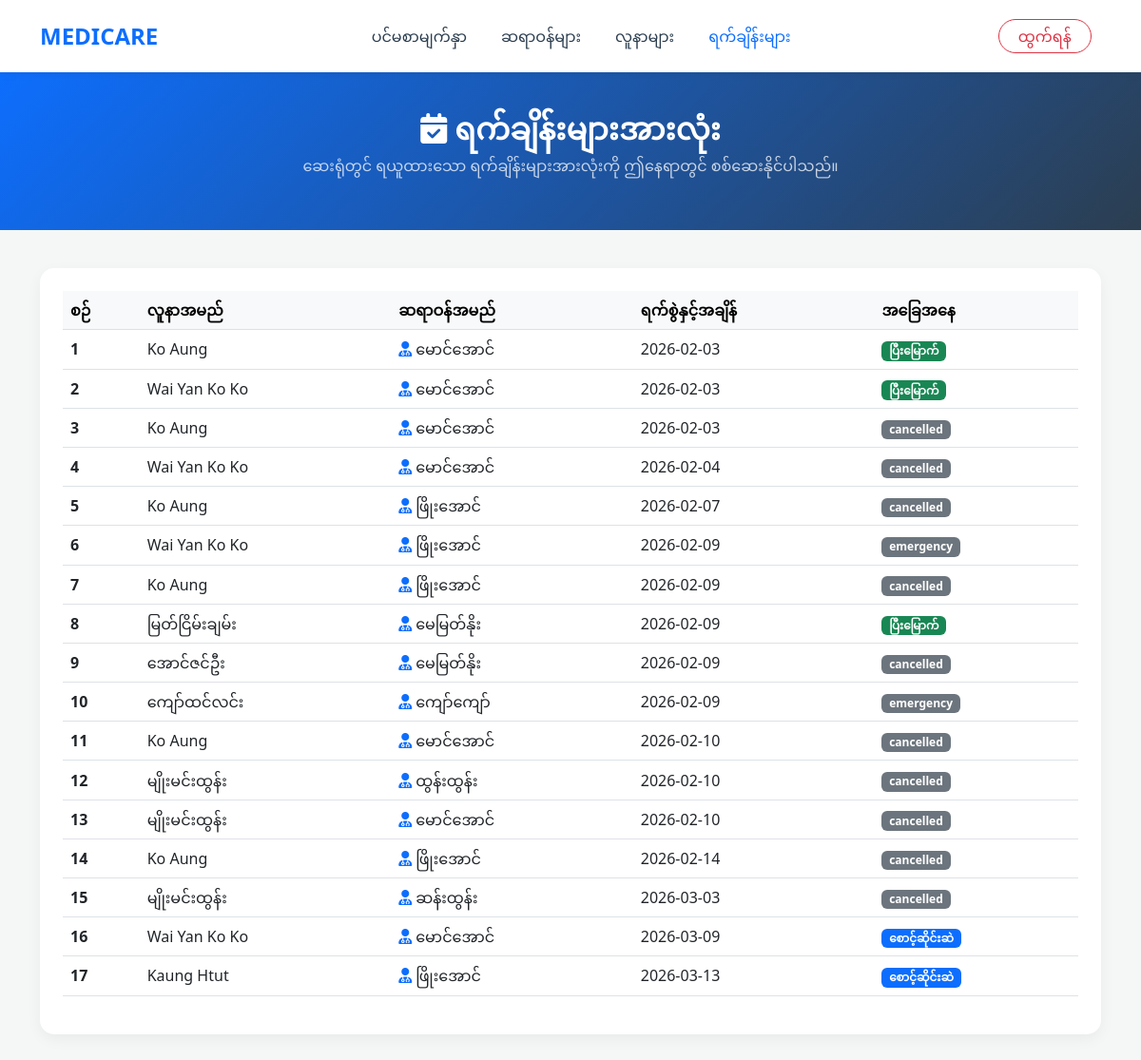
The app's page /admin/appointments (signed in) with its own data.
### tables this page shows
CREATE TABLE appointments (
    id INTEGER PRIMARY KEY AUTOINCREMENT,
    user_id INTEGER,
    doctor_id INTEGER,
    booking_time DATETIME,
    status TEXT DEFAULT 'booked',
    FOREIGN KEY (user_id) REFERENCES users (id),
    FOREIGN KEY (doctor_id) REFERENCES users (id)
);

CREATE TABLE users (
    id INTEGER PRIMARY KEY AUTOINCREMENT,
    role TEXT NOT NULL CHECK(role IN ('admin', 'doctor', 'patient')),
    full_name TEXT NOT NULL,
    email TEXT NOT NULL UNIQUE,
    password_hash TEXT NOT NULL,
    city TEXT,
    created_at TEXT DEFAULT (datetime('now'))
, phone TEXT, specialty TEXT, status TEXT DEFAULT 'Available');

### app.py (the view)
@app.route('/admin/appointments')
def manage_appointments():
    if 'role' in session and session['role'] == 'admin':
        conn = get_db_connection()
        query = '''
            SELECT a.id, a.booking_time, a.status,
                   u1.full_name as patient_name,
                   u2.full_name as doctor_name
            FROM appointments a
            JOIN users u1 ON a.user_id = u1.id
            JOIN users u2 ON a.doctor_id = u2.id
            ORDER BY a.booking_time ASC
        '''
        appointments = conn.execute(query).fetchall()
        conn.close()
        return render_template('admin_appointments.html', appointments=appointments)
    return redirect(url_for('login_page'))

### app.py (called while the page is built)
def get_db_connection():
    conn = sqlite3.connect('Healthcare.db')
    conn.row_factory = sqlite3.Row
    return conn

### templates/admin_appointments.html (shortened to what this page needs)
<!DOCTYPE html>
<html lang="my">
<head>
    <link rel="stylesheet" href="https://cdn.jsdelivr.net/npm/bootstrap@5.3.0/dist/css/bootstrap.min.css">
    <link rel="stylesheet" href="https://cdnjs.cloudflare.com/ajax/libs/font-awesome/6.0.0/dist/css/all.min.css">
</head>
<body>
    <nav class="navbar navbar-expand-lg sticky-top">
        <div class="container">
            <a class="navbar-brand" href="/admin">MEDICARE</a>
            <div class="collapse navbar-collapse" id="navbarNav">
                <ul class="navbar-nav mx-auto">
                    <li class="nav-item"><a class="nav-link" href="/admin">ပင်မစာမျက်နှာ</a></li>
                    <li class="nav-item"><a class="nav-link" href="/admin/doctors">ဆရာဝန်များ</a></li>
                    <li class="nav-item"><a class="nav-link" href="/admin/patients">လူနာများ</a></li>
                    <li class="nav-item"><a class="nav-link active" href="/admin/appointments">ရက်ချိန်းများ</a></li>
                </ul>
                <a href="/logout" class="logout-btn nav-link">ထွက်ရန်</a>
            </div>
        </div>
    </nav>
    <div class="hero-banner">
        <div class="container">
            <h2 class="fw-bold"><i class="fas fa-calendar-check me-2"></i>ရက်ချိန်းများအားလုံး</h2>
            <p class="opacity-75">ဆေးရုံတွင် ရယူထားသော ရက်ချိန်းများအားလုံးကို ဤနေရာတွင် စစ်ဆေးနိုင်ပါသည်။</p>
        </div>
    </div>
    <div class="container">
        <div class="card p-4 mb-5">
            <div class="table-responsive">
                <table class="table table-hover align-middle">
                    <thead class="table-light">
                        <tr>
                            <th>စဉ်</th>
                            <th>လူနာအမည်</th>
                            <th>ဆရာဝန်အမည်</th>
                            <th>ရက်စွဲနှင့်အချိန်</th>
                            <th>အခြေအနေ</th>
                        </tr>
                    </thead>
                    <tbody>
                        {% for appt in appointments %}
                        <tr>
                            <td class="fw-bold">{{ loop.index }}</td> <td>{{ appt['patient_name'] }}</td>
                            <td><i class="fas fa-user-md me-1 text-primary"></i>{{ appt['doctor_name'] }}</td>
                            <td>{{ appt['booking_time'] }}</td>
                            <td>
                                {% if appt['status'] == 'booked' %}
                                    <span class="badge bg-primary">စောင့်ဆိုင်းဆဲ</span>
                                {% elif appt['status'] == 'completed' %}
                                    <span class="badge bg-success">ပြီးမြောက်</span>
                                {% else %}
                                    <span class="badge bg-secondary">{{ appt['status'] }}</span>
                                {% endif %}
                            </td>
                        </tr>
                        {% endfor %}
                    </tbody>
                </table>
            </div>
        </div>
    </div>
</body>
</html>

### templates/admin_appointments.html (style rules this page uses)
body { background-color: #f4f7f6; font-family: 'Segoe UI', 'Pyidaungsu', sans-serif; }
.navbar { background: #ffffff; box-shadow: 0 2px 10px rgba(0,0,0,0.05); padding: 15px 0; }
.navbar-brand { font-weight: bold; color: #0d6efd !important; font-size: 24px; }
.nav-link { color: #2c3e50 !important; font-weight: 500; margin: 0 10px; }
.nav-link:hover, .nav-link.active { color: #0d6efd !important; }
.logout-btn { border: 1px solid #dc3545; color: #dc3545 !important; border-radius: 20px; padding: 5px 20px !important; }
.hero-banner { background: linear-gradient(135deg, #0d6efd, #2c3e50); color: white; padding: 40px 0; text-align: center; margin-bottom: 40px; }
.card { border: none; border-radius: 15px; box-shadow: 0 5px 15px rgba(0,0,0,0.05); }

### records on screen
appointments: patient_name "Ko Aung", doctor_name "မောင်အောင်", booking_time "2026-02-03", status "ပြီးမြောက်"
appointments: patient_name "Wai Yan Ko Ko", doctor_name "မောင်အောင်", booking_time "2026-02-03", status "ပြီးမြောက်"
appointments: patient_name "Ko Aung", doctor_name "မောင်အောင်", booking_time "2026-02-03", status "cancelled"
appointments: patient_name "Wai Yan Ko Ko", doctor_name "မောင်အောင်", booking_time "2026-02-04", status "cancelled"
appointments: patient_name "Ko Aung", doctor_name "ဖြိုးအောင်", booking_time "2026-02-07", status "cancelled"
appointments: patient_name "Wai Yan Ko Ko", doctor_name "ဖြိုးအောင်", booking_time "2026-02-09", status "emergency"
appointments: patient_name "Ko Aung", doctor_name "ဖြိုးအောင်", booking_time "2026-02-09", status "cancelled"
appointments: patient_name "မြတ်ငြိမ်းချမ်း", doctor_name "မေမြတ်နိုး", booking_time "2026-02-09", status "ပြီးမြောက်"
appointments: patient_name "အောင်ဇင်ဦး", doctor_name "မေမြတ်နိုး", booking_time "2026-02-09", status "cancelled"
appointments: patient_name "ကျော်ထင်လင်း", doctor_name "ကျော်ကျော်", booking_time "2026-02-09", status "emergency"
appointments: patient_name "Ko Aung", doctor_name "မောင်အောင်", booking_time "2026-02-10", status "cancelled"
appointments: patient_name "မျိုးမင်းထွန်း", doctor_name "ထွန်းထွန်း", booking_time "2026-02-10", status "cancelled"
appointments: patient_name "မျိုးမင်းထွန်း", doctor_name "မောင်အောင်", booking_time "2026-02-10", status "cancelled"
appointments: patient_name "Ko Aung", doctor_name "ဖြိုးအောင်", booking_time "2026-02-14", status "cancelled"
appointments: patient_name "မျိုးမင်းထွန်း", doctor_name "ဆန်းထွန်း", booking_time "2026-03-03", status "cancelled"
appointments: patient_name "Wai Yan Ko Ko", doctor_name "မောင်အောင်", booking_time "2026-03-09", status "စောင့်ဆိုင်းဆဲ"
appointments: patient_name "Kaung Htut", doctor_name "ဖြိုးအောင်", booking_time "2026-03-13", status "စောင့်ဆိုင်းဆဲ"
